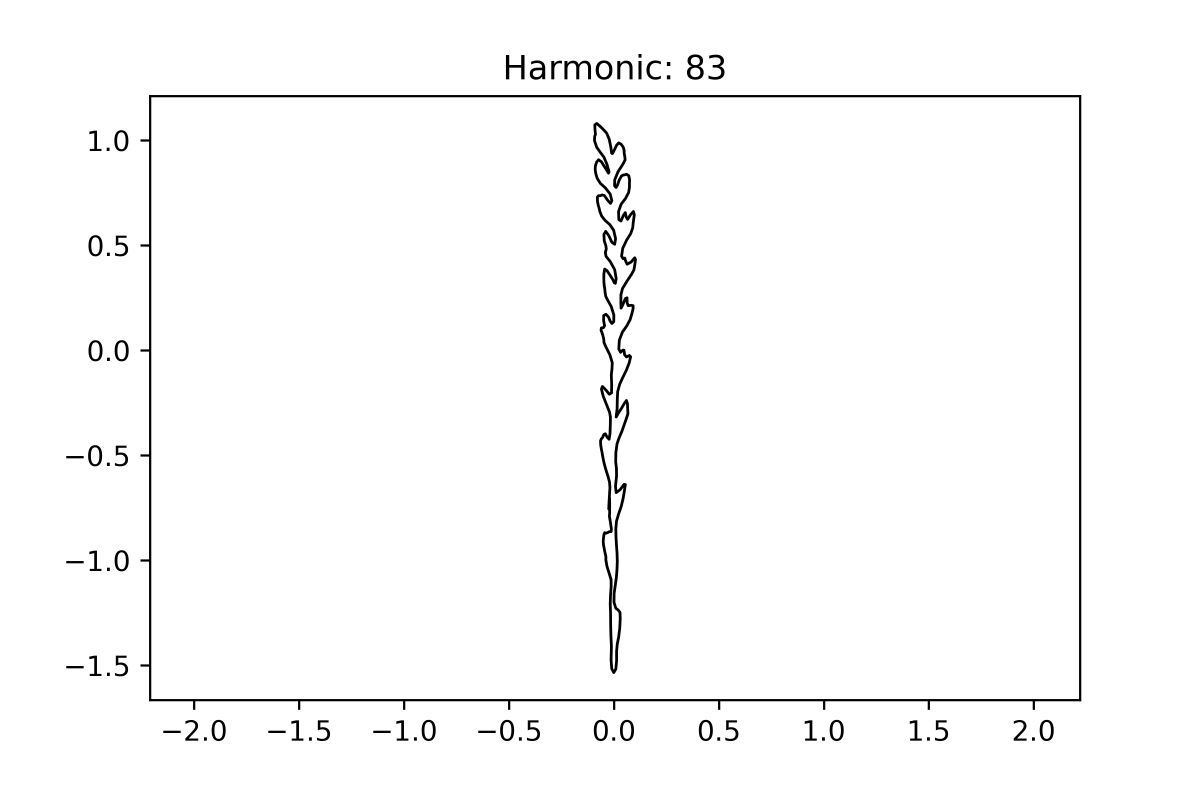
#> input picture testing_EFD_83.png, 3600 x 2400 px (shown at 1/3 size); its folder holds only this picture in this run
$ python -i Garett_Joan_Spikelets_v01.py   (imports and definitions only)   (older library calls are emulated)
#> lines starting #> are read from the running program, lines starting #| are printed output that depends on the picture; after the words box and inside, x2 and y2 are one past the last pixel; in counts of white or black regions, pixels touching at a corner belong together
# -*- coding: utf-8 -*-
"""
Created on Thu Oct 24 13:55:08 2019

@author: jbarreto
"""


import time
start_time = time.time()

import os

# This is for math
import numpy as np

import matplotlib.pyplot as plt

from skimage import io
from skimage import feature
from skimage import filters
from skimage import color
from skimage import util
from skimage.measure import label, regionprops, perimeter
from skimage import morphology
from skimage.morphology import medial_axis, skeletonize
from skimage.transform import rescale, resize, downscale_local_mean, rotate
from skimage import exposure
from skimage import segmentation
from skimage import img_as_float

from glob import glob

import imageio as iio

from skan import draw
from skan import skeleton_to_csgraph
from skan import Skeleton, summarize

import scipy
from scipy import ndimage as ndi

import pandas as pd

# import cv2

import math


# # Gather the image files (change path)
# Images = io.ImageCollection(r'J:\My Drive\M.Sc\THESIS\ImageAnalysis\SpikeProperties\Spyk_Prop\Images\IN_DIR\*.tif')


# Define the function
def SpikeProps(Im):

    # Read image
    # Im = Images.files[3]
#> called with Im = 'testing_EFD_83.png'
    image0 = iio.imread(Im)
#> image0 is the input picture: shape (2400, 3600, 4); mean R, G, B, A 250.4, 250.4, 250.4, 151.6
    # io.imshow(image0)

    # Crop image based on scanner's margins and pink tape
    image1 = image0[44:6940, 25:4970, :]
    # io.imshow(image1)
    image_rescaled = rescale(image1[...], 0.25, preserve_range=True, multichannel=True)
    final_image = image_rescaled.astype(np.uint8)
    image1 = final_image
# [9 lines of commented-out code are left out]
    red = image1[:, :, 0]
    green = image1[:, :, 1]
    blue = image1[:, :, 2]

    # Threshold based on the red channel (this depends on the image's background)
    bw0 = red > 40
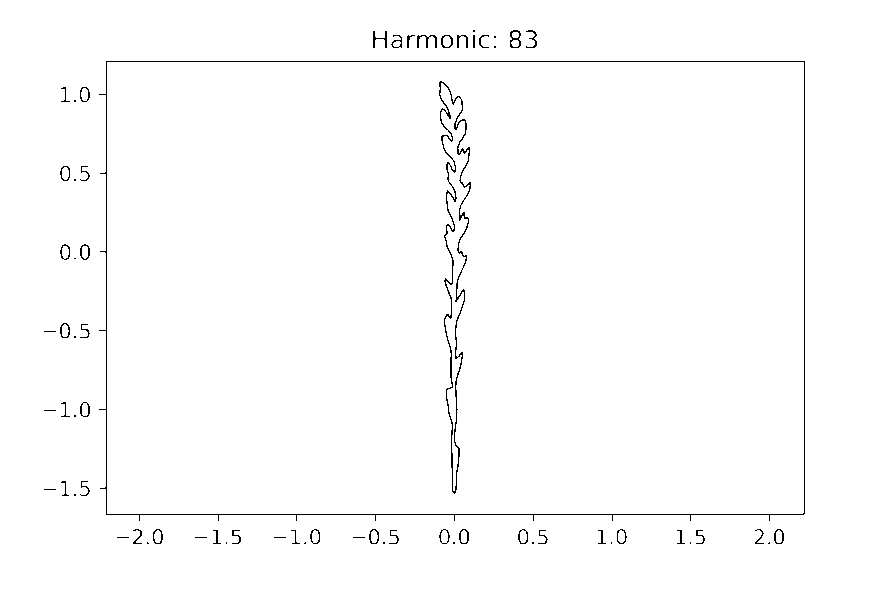
#> bw0: shape (589, 894) bool; 98.9% white; black in thin lines or dots, all inside (x1, y1, x2, y2) = (44, 30, 805, 544)
#    io.imshow(bw0)

    ## Remove noise
    # bw1 = morphology.remove_small_objects(bw0, min_size=5000) # Filter out objects whose area < 5000
    bw1 = morphology.remove_small_objects(bw0, min_size=5000) #
#> bw1: shape (589, 894) bool; 97.9% white; 67 black regions (25 under 20 px)
#    io.imshow(bw1)

    # Apply mask to RGB
    # image2 = np.asarray(image1)
    image2 = np.where(bw1[..., None], image1, 0)        # third condition changes mask's background on a 1-255 scale
#    io.imshow(image2)

    # Convert to gray (if necessary)
    # gray0 = image2 @ [0.2126, 0.7152, 0.0722]
    # io.imshow(gray0, cmap='gray')

    # # Enhance gray to improve watershed
    # #https://scikit-image.org/docs/dev/auto_examples/color_exposure/plot_equalize.html


    # ------------ REGIONPROPS ------------

    # Import label and regionprops

    # Label spikes
    labeled_spks, num_spikes = label(bw1, return_num = True)
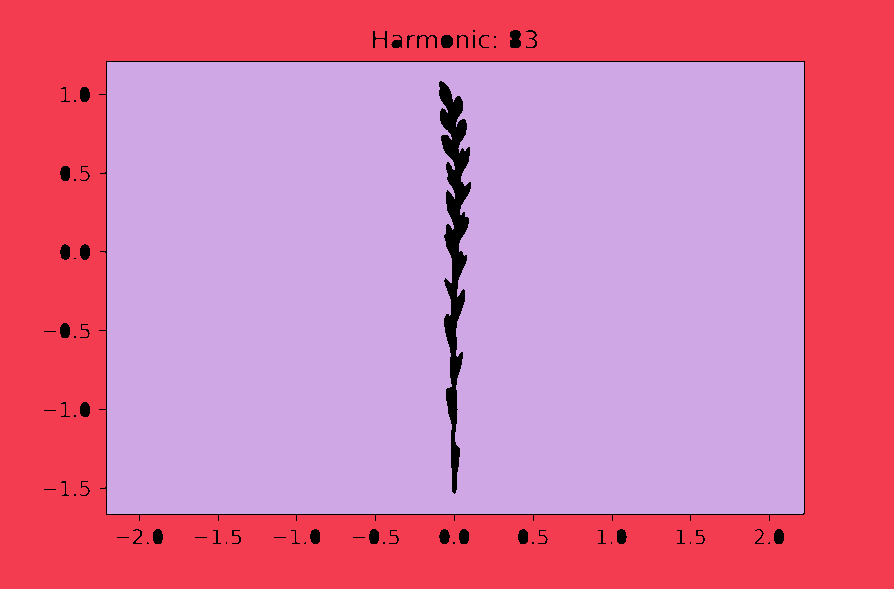
#> labeled_spks: shape (589, 894) int32; 3 distinct labels, from 0 to 2; one colour per label, 0 black
#> num_spikes = 2
    #io.imshow(labeled_spks == 2)

    # Visualize labels
    # io.imshow(labeled_spks)     # less computing intensive
    # image_label_overlay = color.label2rgb(labeled_spks, image=bw1, bg_label=0)  # more computing intensive
    # io.imshow(image_label_overlay)


    # Means colors
    red_props = regionprops(labeled_spks, intensity_image=red)
#> red_props = 2 regions; box (x1, y1, x2, y2) and area: (107, 62, 804, 514) 309933, (0, 0, 894, 589) 205831
    red_means = [rp.mean_intensity for rp in red_props]
#> red_means = [252.4, 253.8]

    green_props = regionprops(labeled_spks, intensity_image=green)
#> green_props has the same summary as red_props
    green_means = [gp.mean_intensity for gp in green_props]
#> green_means = [252.4, 253.8]

    blue_props = regionprops(labeled_spks, intensity_image=blue)
#> blue_props has the same summary as red_props
    blue_means = [bp.mean_intensity for bp in blue_props]
#> blue_means = [252.4, 253.8]

    # Determine regions properties
    props_spikes = regionprops(labeled_spks)
#> props_spikes has the same summary as red_props
#    io.imshow(labeled_spks == 1)


    # ------------- BRANCHES -------------
# From: https://jni.github.io/skan/install.html

    # Create a completely empty dataframe for branches in spikes in image
    Branches_per_image = pd.DataFrame()

    # Create a completely empty dataframe for spikelets in spike in image
    Spikelets_per_image = pd.DataFrame()


    # Loop through each spike in image
    for spk in range(1, num_spikes):


        # io.imshow(labeled_spks)
#       io.imshow(labeled_spks == 3)
        # spk = 3
        myspk = labeled_spks == spk


    # ------------ SPIKE ROTATION ------------

        # Rotate spike (for improved watershed)
        # Adapted from: https://python-forum.io/Thread-finding-angle-between-three-points-on-a-2d-graph

        # Get bbox's orientation
        current_angle = props_spikes[spk-1].orientation

        # Get Centroid coordinates
        Cx = props_spikes[spk-1].centroid[1]
        Cy = props_spikes[spk-1].centroid[0]

        # Get point A's coordinates
        Ax = Cx - math.cos(current_angle) * 0.5 * props_spikes[spk-1].major_axis_length
        Ay = Cy + math.sin(current_angle) * 0.5 * props_spikes[spk-1].major_axis_length

        # Get point B's coordinates
        Bx = myspk.shape[0]
        By = Cy

        # Calculate rotation angle
        rot_ang = math.degrees(math.atan2(Bx-Cx, By-Cy) - math.atan2(Ax-Cx, Ay-Cy))

        # Rotate spike
        myspk_rot = rotate(myspk, angle=rot_ang, resize = True)
        # [60 lines of commented-out code are left out]
        skel = morphology.skeletonize(myspk)
        # io.imshow(skel)
        # skel, distance = morphology.medial_axis(dilated, return_distance=True)
        # Compare with other skeletonization algorithm
        # skeleton = morphology.skeletonize(dilated)
        # spike_length = np.count_nonzero(spike_length_skel==1)
        # io.imshow(skeleton)

        # Distance to the background for pixels of the skeleton
        # dist_on_skel = distance * skel

        # fig, axes = plt.subplots(1, 2, figsize=(8, 8), sharex=True, sharey=True)
        # ax = axes.ravel()

        # ax[0].imshow(skeleton, cmap='magma')
        # ax[0].contour(dilated, [0.5], colors='w')
        # ax[0].set_title('skeletonize')
        # ax[0].axis('off')

        # ax[1].imshow(skel, cmap='magma')
        # ax[1].contour(dilated, [0.5], colors='w')
        # ax[1].set_title('medial_axis')
        # ax[1].axis('off')

        # fig.tight_layout()
        # plt.show()


        # Dilation on skel
        # se1 = morphology.diamond(5)
        # dil_skel = morphology.dilation(skel, selem=se1, out=None, shift_x=False, shift_y=False)
        # io.imshow(dil_skel)

        # Fill holes
        skel1 = scipy.ndimage.morphology.binary_fill_holes(skel)
#        io.imshow(skel1)

        # Skeletonize
        skel1 = morphology.medial_axis(skel1)
#        io.imshow(skel1)

        # Verify there is no more holes
        # skel2 = scipy.ndimage.morphology.binary_fill_holes(skel1)
#        io.imshow(skel2)

        # Skeletonize
        # skel2 = morphology.skeletonize(skel2)
#        io.imshow(skel2)

        # skel2 = morphology.thin(skel1)


        # # Plot skeleton on binary
        # fig, ax = plt.subplots()
        # draw.overlay_skeleton_2d(myspk, skel1, dilate=2, axes=ax);


    # ------------ MEASURE BRANCHES ------------

        # Uncomment ONLY if you want to look at the skeleton (degrees)
#        pixel_graph, coordinates, degrees = skeleton_to_csgraph(skel2)
#        io.imshow(degrees)


        # Measuring the length of skeleton branches
        BranchesPerSpike_all = summarize(Skeleton(skel1))
#        BranchesPerSpike_all.head()

#        BranchesPerSpike = BranchesPerSpike_all[['node-id-src', 'node-id-dst', 'branch-distance',      'branch-type', 'coord-src-0', 'coord-src-1', 'coord-dst-0', 'coord-dst-1', 'euclidean-distance']]

        # Subset the variables to save computing resources
        BranchesPerSpike = BranchesPerSpike_all[['branch-distance','branch-type','euclidean-distance']]

        # Add image name to data frame
        BranchesPerSpike['Image_name'] = i.split('\\')[-1]

        # Add spike number to data frame
        BranchesPerSpike['Spike'] = spk

        # Append
        Branches_per_image = Branches_per_image.append(BranchesPerSpike)

#        draw.overlay_euclidean_skeleton_2d(myspk, BranchesPerSpike_all, skeleton_color_source='branch-type');

        # Histograms
#        BranchesPerSpike.hist(column='branch-distance', by='branch-type', bins=100)

        # Export csv (to test only)
#        BranchesPerSpike.to_csv(r'Branches_in_image_v01.csv', header=True)


    # ------------ PREPARE DATA TO EXPORT------------

        # Create lists
        Images_Names = []
        Spks = []
        Areas = []
        Lengths = []
        Widths = []
        Orientations = []
        Circularitys = []
        Eccentricitys = []
        Rs = []
        Gs = []
        Bs = []

        # Loop through the spikes in image
        for ind,props in enumerate(props_spikes):
            Spk = props.label
            Area = props.area
            Length = props.major_axis_length
            # Length = spike_length
            Width = props.minor_axis_length
            Orientation = props.orientation
            Circularity = (4 * np.pi * props.area) / (props.perimeter ** 2)
            Eccentricity = props.eccentricity
            R =  red_means[ind]
            G =  green_means[ind]
            B =  blue_means[ind]

            Image_Name = i
            Image_Name = Image_Name.split('\\')[-1]

            Images_Names.append(Image_Name)
            Spks.append(Spk)
            Areas.append(Area)
            Lengths.append(Length)
            Widths.append(Width)
            Orientations.append(Orientation)
            Circularitys.append(Circularity)
            Eccentricitys.append(Eccentricity)
            Rs.append(R)
            Gs.append(G)
            Bs.append(B)


    # [10 lines of commented-out code are left out]


        distance = ndi.distance_transform_edt(myspk_rot)
        # io.imshow(distance)
        # local_maxi = feature.peak_local_max(distance, indices=False, footprint=morphology.diamond(30), labels=myspk_rot)
        local_maxi = feature.peak_local_max(distance, indices=False, min_distance=50, labels=myspk_rot)
        stem = morphology.remove_small_objects(local_maxi, min_size=5)
        # io.imshow(img_as_float(local_maxi) - img_as_float(stem))

        new_local_max = img_as_float(local_maxi) - img_as_float(stem)
        new_local_max = new_local_max.astype(np.bool)

        # local_maxi = feature.corner_peaks(distance, indices=False, min_distance=20, labels=myspk_rot)
        # io.imshow(new_local_max)


        markers = ndi.label(new_local_max)[0]
        labeled_spikelets = segmentation.watershed(-distance, markers, mask=myspk_rot)

        props_spikelets = regionprops(labeled_spikelets)

        # n_Spikelets = int(labeled_spikelets[:,:].max())

    # ------------ WATERSHED PLOT ------------
        # fig, axes = plt.subplots(ncols=3, figsize=(9, 3), sharex=True, sharey=True)
        # ax = axes.ravel()

        # ax[0].imshow(myspk_rot, cmap=plt.cm.gray)
        # ax[0].set_title('Overlapping objects')
        # ax[1].imshow(-distance, cmap=plt.cm.gray)
        # ax[1].set_title('Distances')
        # ax[2].imshow(labeled_spikelets, cmap=plt.cm.nipy_spectral)
        # ax[2].set_title('Separated objects')

        # for a in ax:
        #     a.set_axis_off()

        # fig.tight_layout()
        # plt.show()


        # Dataframe 1: for single obervation per spike
        Spikes_per_image = pd.DataFrame(list(zip(Images_Names, Spks, Areas, Lengths, Widths, Orientations, Circularitys, Eccentricitys, Rs, Gs, Bs)), columns = ['Image_Name', 'Spike', 'Area', 'Length', 'Width', 'Orientation', 'Circularity', 'Eccentricity', 'Red_mean', 'Green_mean', 'Blue_mean'])

        # Append
        Branches_per_image = Branches_per_image.append(BranchesPerSpike)

        # Append
        Spikelets_per_image = Spikelets_per_image.append(BranchesPerSpike)

        # Return dataset 1 and dataset 2 per image
        return(Spikes_per_image, Branches_per_image)
#> this loop made 1 pass
#> (current_angle, Cx, Cy, Ax, Ay, By, rot_ang) on pass 1: (1.57, 435.3, 303.3, 433.6, 955.6, 303.3, 90.15)
#> pass 1, in SpikeProps, `myspk = labeled_spks == spk`:
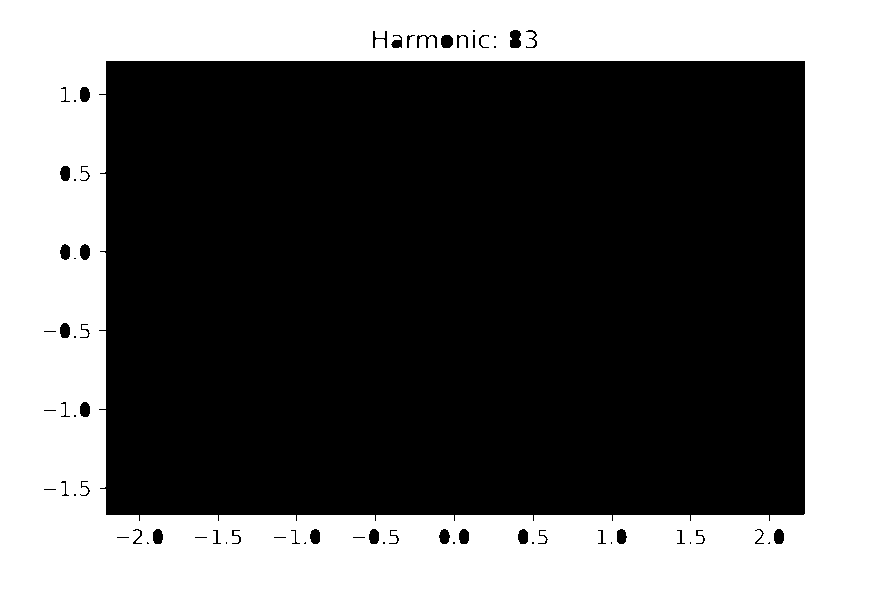
#> myspk: shape (589, 894) bool; 39.1% white; 1 white region, box (x1, y1, x2, y2) and area: (0, 0, 894, 589) 205831
#> pass 1, in SpikeProps, `myspk_rot = rotate(myspk, angle=rot_ang, resize = True)`:
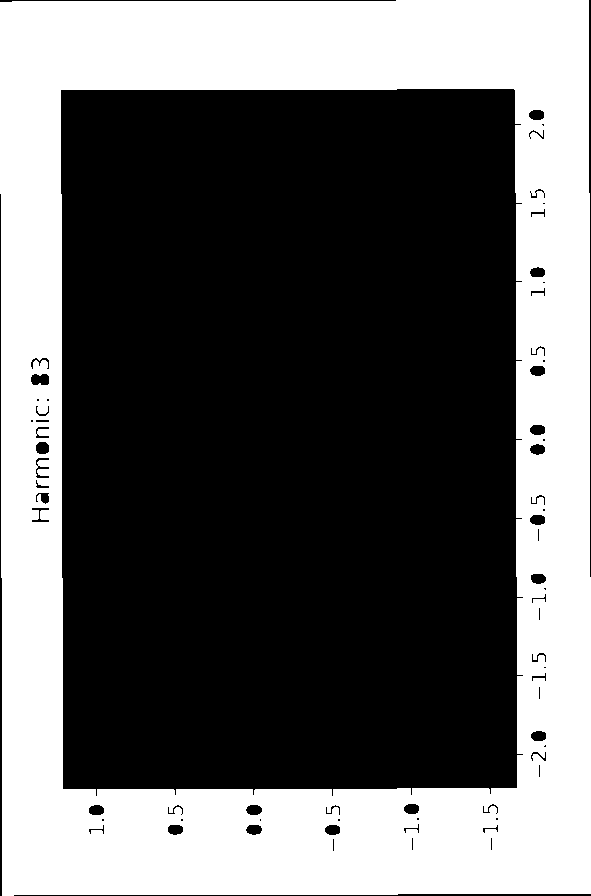
#> myspk_rot: shape (896, 591) bool; 38.9% white; 1 white region, box (x1, y1, x2, y2) and area: (0, 0, 591, 896) 205833
#> pass 1, in SpikeProps, `skel = morphology.skeletonize(myspk)`:
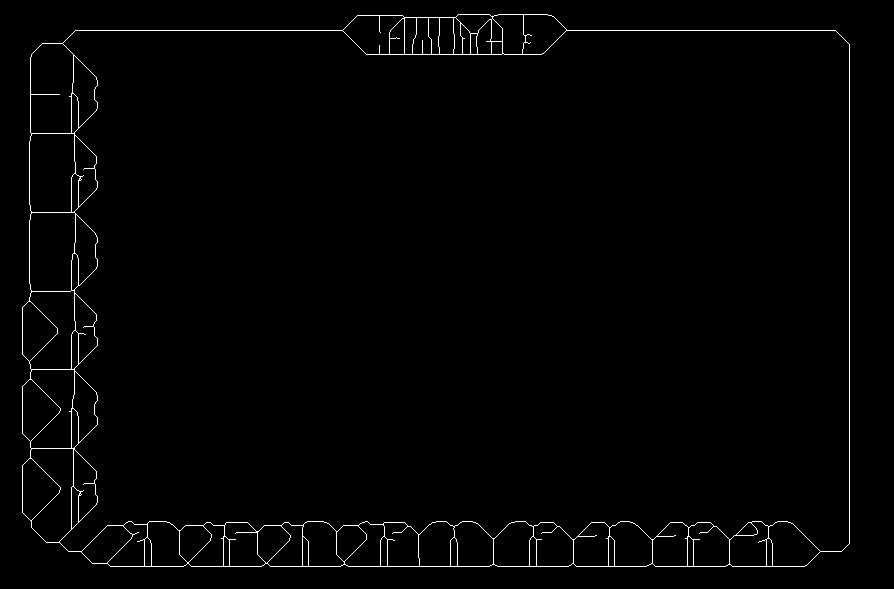
#> skel: shape (589, 894) bool; 1.3% white in thin lines or dots, all inside (x1, y1, x2, y2) = (22, 14, 850, 567)
#> pass 1, in SpikeProps, `skel1 = scipy.ndimage.morphology.binary_fill_holes(skel)`:
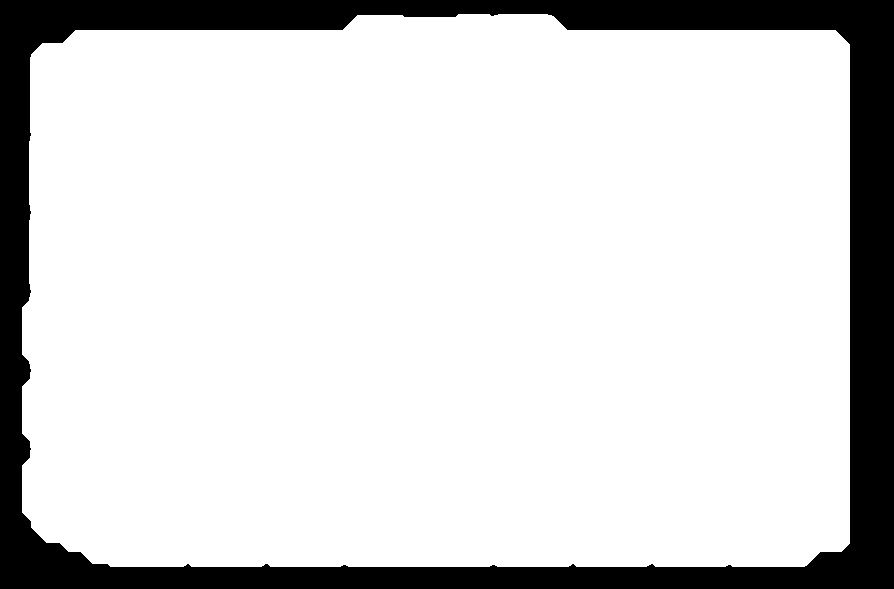
#> skel1: shape (589, 894) bool; 84% white; 1 black region, box (x1, y1, x2, y2) and area: (0, 0, 894, 589) 84398
#> after the loop:
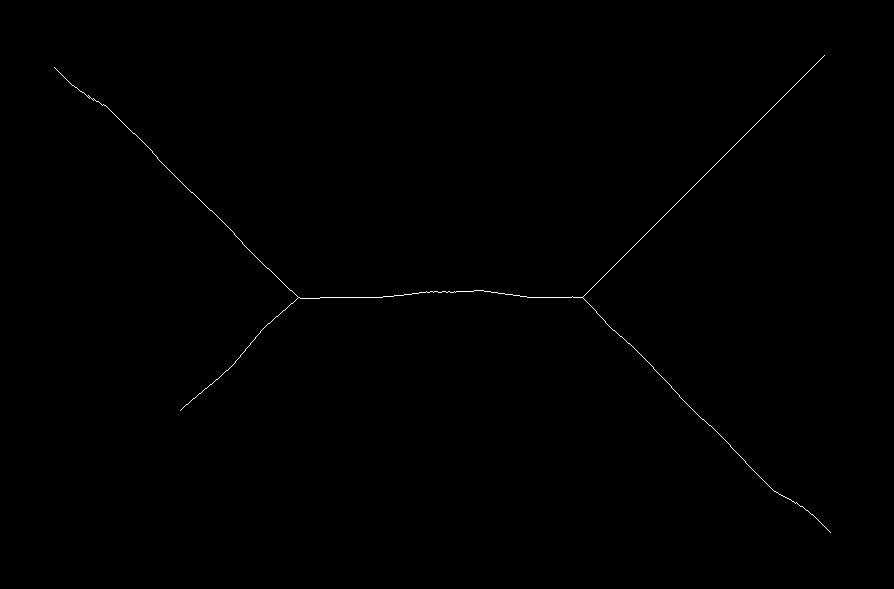
#> skel1: shape (589, 894) bool; 0.22% white in thin lines or dots, all inside (x1, y1, x2, y2) = (54, 55, 831, 533)


    # End of function
#
#


# Requires a folder with images of spikes!
# Requires an output folder named "Output"

# Gather the image files (change path)
Images = io.ImageCollection(r'J:\My Drive\M.Sc\THESIS\ImageAnalysis\SpikeProperties\Spyk_Prop\Images\IN_DIR\*.tif')

# Create a completely empty dataframe for branches in spikes, in images, in folder (dataset 1)
Spikes_data = pd.DataFrame()

# Create a completely empty dataframe for branches in spikes, in images, in folder (dataset 2)
Branches_data = pd.DataFrame()

# Create a completely empty dataframe for branches in spikes, in images, in folder (dataset 2)
# Spikelets_data = pd.DataFrame()


# Loop through images in folder
# [28 lines not run here, left out]

#> (the run stopped early here; a loop or call above may not have finished)
